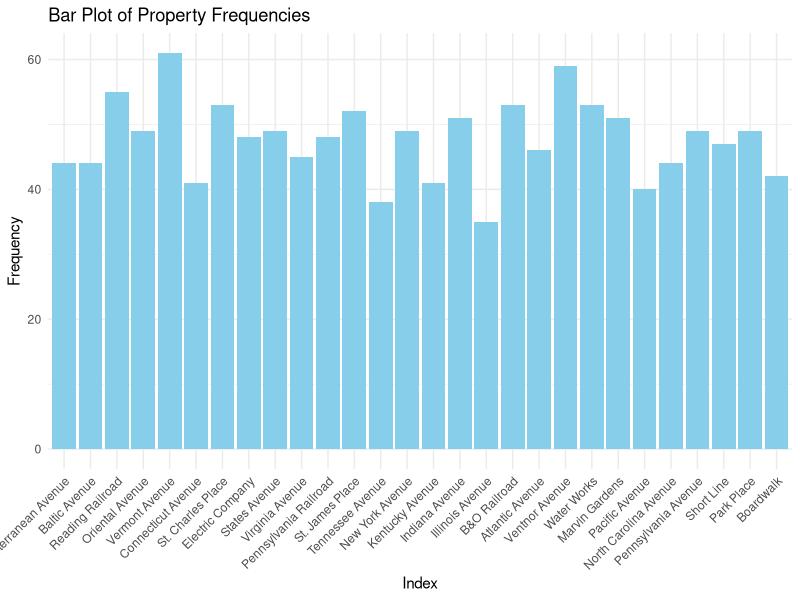
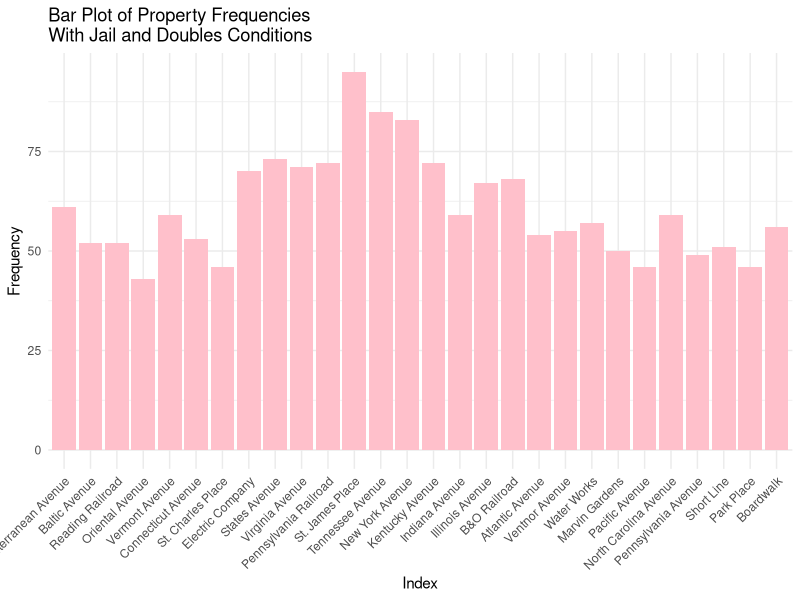
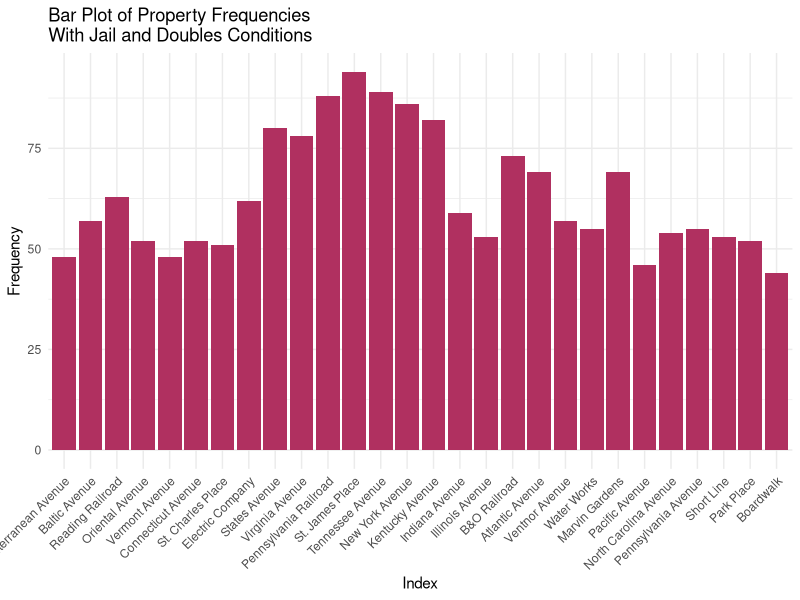

Here is the R script that generated these plots, in order:
## ---- chunk 1
knitr::opts_chunk$set(echo = TRUE)
## ---- chunk 2
# Word docx in repository
## ---- chunk 3
dice_1 <- function() {
  sample(1:6, 1)
}

dice_2 <- function() {
  sample(1:6, 1)
}

property_sum_10games <- c(0, 0, 0, 0, 0, 0, 0, 0, 0, 0, 0, 0, 0, 0, 0, 0, 0, 0, 0, 0, 0, 0, 0, 0, 0, 0, 0, 0)

for (game in 1:10) {
  game_board <- c(0, 0, 0, 0, 0, 0, 0, 0, 0, 0, 0, 0, 0, 0, 0, 0, 0, 0, 0, 0, 0, 0, 0, 0, 0, 0, 0, 0, 0, 0, 0, 0, 0, 0, 0, 0, 0, 0, 0, 0)

  players <- list(
    player1 <- 0,
    player2 <- 0,
    player3 <- 0,
    player4 <- 0
  )

  for (i in 1:50) {
    for (j in 1:4) {
      dice_total <- dice_1() + dice_2()
      players[[j]] <- (players[[j]] + dice_total) %% 41
      game_board[players[[j]]] <- game_board[players[[j]]] + 1
    }
  }

  properties <- game_board[c(2, 4, 6, 7, 9, 10, 12, 13, 14, 15, 16, 17, 19, 20, 22, 24, 25, 26, 27, 28, 29, 30, 32, 33, 35, 36, 38, 40)]
  
  property_sum_10games <- property_sum_10games + properties
}  

names(property_sum_10games) <- c("Mediterranean Avenue", "Baltic Avenue", "Reading Railroad", "Oriental Avenue", "Vermont Avenue", "Connecticut Avenue", "St. Charles Place", "Electric Company", "States Avenue", "Virginia Avenue", "Pennsylvania Railroad", "St. James Place", "Tennessee Avenue", "New York Avenue", "Kentucky Avenue", "Indiana Avenue", "Illinois Avenue", "B&O Railroad", "Atlantic Avenue", "Ventnor Avenue", "Water Works", "Marvin Gardens", "Pacific Avenue", "North Carolina Avenue", "Pennsylvania Avenue", "Short Line", "Park Place", "Boardwalk")

library(ggplot2)

prop_freq1 <- data.frame(
  property = factor(names(property_sum_10games), levels = names(property_sum_10games)),
  frequency = property_sum_10games
)

ggplot(prop_freq1, aes(x = property, y = frequency)) +
  geom_bar(stat = "identity", fill = "skyblue") +
  labs(x = "Index", y = "Frequency", title = "Bar Plot of Property Frequencies") +
  theme_minimal() +
  theme(axis.text.x = element_text(angle = 45, hjust = 1))
## ---- chunk 4
property_sum_10games_jail <- c(0, 0, 0, 0, 0, 0, 0, 0, 0, 0, 0, 0, 0, 0, 0, 0, 0, 0, 0, 0, 0, 0, 0, 0, 0, 0, 0, 0)

for (game in 1:10) {
  game_board <- c(0, 0, 0, 0, 0, 0, 0, 0, 0, 0, 0, 0, 0, 0, 0, 0, 0, 0, 0, 0, 0, 0, 0, 0, 0, 0, 0, 0, 0, 0, 0, 0, 0, 0, 0, 0, 0, 0, 0, 0)

  players <- list( # Store players as a list of data frames with their information
    player1 <- data.frame(
      location = 0, # Location on the board (integer)
      double_rolls = 0, # Number of times doubles have been rolled consecutively (integer)
      jail = FALSE, # Is the player in jail? (boolean)
      jail_rolls = 0), # Number of times a player has rolled while in jail (integer)
    player2 <- data.frame(
      location = 0,
      double_rolls = 0,
      jail = FALSE,
      jail_rolls = 0),
    player3 <- data.frame(
      location = 0,
      double_rolls = 0,
      jail = FALSE,
      jail_rolls = 0),
    player4 <- data.frame(
      location = 0,
      double_rolls = 0,
      jail = FALSE,
      jail_rolls = 0)
  )

  for (i in 1:50) { # Each player has 50 turns
    for (j in 1:4) { # Players take turns in order
      if (players[[j]]$jail == TRUE) { # If the player is in jail...
        d1 = dice_1()
        d2 = dice_2()
        jail_rolls <- jail_rolls + 1
        
        if (d1 == d2 || players[[j]]$jail_rolls == 3) { # If the player rolls doubles or has been in jail for 3 turns, then they get out
          jail = FALSE
          players[[j]]$jail_rolls <- 0
          dice_total <- dice_1() + dice_2()
          players[[j]]$location <- (players[[j]]$location + dice_total) %% 41
          game_board[players[[j]]$location] <- game_board[players[[j]]$location] + 1
        }
        
      } else { # If the player is not in jail...
        d1 = dice_1()
        d2 = dice_2()
        dice_total <- dice_1() + dice_2()
        players[[j]]$location <- (players[[j]]$location + dice_total) %% 41
        game_board[players[[j]]$location] <- game_board[players[[j]]$location] + 1
        
        if (players[[j]]$location == 31) { # Player landed on "Go to jail"
          players[[j]]$location <- 11
          jail = TRUE
        } else if (d1 == d2) { # Player rolled doubles on their first roll
          players[[j]]$double_rolls = players[[j]]$double_rolls + 1
        }
        
        while (players[[j]]$double_rolls > 0 & players[[j]]$double_rolls < 3) { # Player rolls again if they got doubles
          d1 = dice_1()
          d2 = dice_2()
          dice_total <- dice_1() + dice_2()
          players[[j]]$location <- (players[[j]]$location + dice_total) %% 41
          game_board[players[[j]]$location] <- game_board[players[[j]]$location] + 1
          
          if (d1 == d2) { # Increment the player's number of consecutive doubles rolls
            players[[j]]$double_rolls = players[[j]]$double_rolls + 1
          }
        }
        
        if (players[[j]]$double_rolls == 3) { # If player rolls double 3 times in a row, then they go to jail
          players[[j]]$location <- 11
          jail = TRUE
        }
      }
    }  
  }    

  properties <- game_board[c(2, 4, 6, 7, 9, 10, 12, 13, 14, 15, 16, 17, 19, 20, 22, 24, 25, 26, 27, 28, 29, 30, 32, 33, 35, 36, 38, 40)]
  
  property_sum_10games_jail <- property_sum_10games_jail + properties
}  

names(property_sum_10games_jail) <- c("Mediterranean Avenue", "Baltic Avenue", "Reading Railroad", "Oriental Avenue", "Vermont Avenue", "Connecticut Avenue", "St. Charles Place", "Electric Company", "States Avenue", "Virginia Avenue", "Pennsylvania Railroad", "St. James Place", "Tennessee Avenue", "New York Avenue", "Kentucky Avenue", "Indiana Avenue", "Illinois Avenue", "B&O Railroad", "Atlantic Avenue", "Ventnor Avenue", "Water Works", "Marvin Gardens", "Pacific Avenue", "North Carolina Avenue", "Pennsylvania Avenue", "Short Line", "Park Place", "Boardwalk")

library(ggplot2)

prop_freq2 <- data.frame(
  property = factor(names(property_sum_10games_jail), levels = names(property_sum_10games_jail)),
  frequency = property_sum_10games_jail
)

ggplot(prop_freq2, aes(x = property, y = frequency)) +
  geom_bar(stat = "identity", fill = "pink") +
  labs(x = "Index", y = "Frequency", title = "Bar Plot of Property Frequencies\nWith Jail and Doubles Conditions") +
  theme_minimal() +
  theme(axis.text.x = element_text(angle = 45, hjust = 1))
## ---- chunk 5
# Chance function
chance <- function() {
  card <- sample(1:16, 1)
  if (card == 1) {
    players[[j]]$location <- 40 # Advance to Boardwalk
  } else if (card == 2) {
    players[[j]]$location <- 1 # Advance to Go
  } else if (card == 3) {
    players[[j]]$location <- 25 # Advance to Illinois Ave
  } else if (card == 4) {
    players[[j]]$location <- 12 # Advance to St. Charles Place
  } else if (card == 5 || card == 6) { # Advance to the nearest railroad
    if (players[[j]]$location == 37) {
      players[[j]]$location <- 6 # Advance to Reading Railroad
    } else if (players[[j]]$location == 8) {
      players[[j]]$location <- 16 # Advance to Pennsylvania Railroad
    } else if (players[[j]]$location == 23) {
      players[[j]]$location <- 26 # Advance to B&O Railroad
    } # Short Line doesn't apply here
  } else if (card == 7) { # Advance to the nearest utility
    if (players[[j]]$location == 8 || players[[j]]$location == 37) {
      players[[j]]$location <- 13 # Advance to Electric Company
    } else if (players[[j]]$location == 23) {
      players[[j]]$location <- 29 # Advance to Water Works
    }
  } else if (card == 8) {
    players[[j]]$location <- players[[j]]$location - 3 # Move backwards 3 places
  } else if (card == 9) {
    players[[j]]$location <- 11 # Go to jail
    players[[j]]$jail == TRUE
  } else if (card == 10) {
    players[[j]]$location <- 6 # Advance to Reading Railroad
  } 
 }

# Simulation with the chance function and jail conditions
property_sum_10games_chance <- c(0, 0, 0, 0, 0, 0, 0, 0, 0, 0, 0, 0, 0, 0, 0, 0, 0, 0, 0, 0, 0, 0, 0, 0, 0, 0, 0, 0)

for (game in 1:10) {
  game_board <- c(0, 0, 0, 0, 0, 0, 0, 0, 0, 0, 0, 0, 0, 0, 0, 0, 0, 0, 0, 0, 0, 0, 0, 0, 0, 0, 0, 0, 0, 0, 0, 0, 0, 0, 0, 0, 0, 0, 0, 0)

  players <- list(
    player1 <- data.frame(
      location = 0,
      double_rolls = 0,
      jail = FALSE,
      jail_rolls = 0),
    player2 <- data.frame(
      location = 0,
      double_rolls = 0,
      jail = FALSE,
      jail_rolls = 0),
    player3 <- data.frame(
      location = 0,
      double_rolls = 0,
      jail = FALSE,
      jail_rolls = 0),
    player4 <- data.frame(
      location = 0,
      double_rolls = 0,
      jail = FALSE,
      jail_rolls = 0)
  )

  for (i in 1:50) {
    for (j in 1:4) {
      if (players[[j]]$jail == TRUE) {
        d1 = dice_1()
        d2 = dice_2()
        jail_rolls <- jail_rolls + 1
        
        if (d1 == d2 || players[[j]]$jail_rolls == 3) {
          jail = FALSE
          players[[j]]$jail_rolls <- 0
          dice_total <- dice_1() + dice_2()
          players[[j]]$location <- (players[[j]]$location + dice_total) %% 41
          if (players[[j]]$location == 8 || players[[j]]$location == 23 || players[[j]]$location == 37) {
            game_board[players[[j]]$location] <- game_board[players[[j]]$location] + 1
            chance()
          }
          game_board[players[[j]]$location] <- game_board[players[[j]]$location] + 1
        }
        
      } else {
        d1 = dice_1()
        d2 = dice_2()
        dice_total <- dice_1() + dice_2()
        players[[j]]$location <- (players[[j]]$location + dice_total) %% 41
        if (players[[j]]$location == 8 || players[[j]]$location == 23 || players[[j]]$location == 37) {
            game_board[players[[j]]$location] <- game_board[players[[j]]$location] + 1
            chance()
          }
        game_board[players[[j]]$location] <- game_board[players[[j]]$location] + 1
        
        if (players[[j]]$location == 31) {
          players[[j]]$location <- 11
          jail = TRUE
        } else if (d1 == d2) {
          players[[j]]$double_rolls = players[[j]]$double_rolls + 1
        }
        
        while (players[[j]]$double_rolls > 0 & players[[j]]$double_rolls < 3) {
          d1 = dice_1()
          d2 = dice_2()
          dice_total <- dice_1() + dice_2()
          players[[j]]$location <- (players[[j]]$location + dice_total) %% 41
          if (players[[j]]$location == 8 || players[[j]]$location == 23 || players[[j]]$location == 37) {
            game_board[players[[j]]$location] <- game_board[players[[j]]$location] + 1
            chance()
          }
          game_board[players[[j]]$location] <- game_board[players[[j]]$location] + 1
          
          if (d1 == d2) {
            players[[j]]$double_rolls = players[[j]]$double_rolls + 1
          }
        }
        
        if (players[[j]]$double_rolls == 3) {
          players[[j]]$location <- 11
          jail = TRUE
        }
      }
    }  
  }    

  properties <- game_board[c(2, 4, 6, 7, 9, 10, 12, 13, 14, 15, 16, 17, 19, 20, 22, 24, 25, 26, 27, 28, 29, 30, 32, 33, 35, 36, 38, 40)]
  
  property_sum_10games_chance <- property_sum_10games_chance + properties
}  

names(property_sum_10games_chance) <- c("Mediterranean Avenue", "Baltic Avenue", "Reading Railroad", "Oriental Avenue", "Vermont Avenue", "Connecticut Avenue", "St. Charles Place", "Electric Company", "States Avenue", "Virginia Avenue", "Pennsylvania Railroad", "St. James Place", "Tennessee Avenue", "New York Avenue", "Kentucky Avenue", "Indiana Avenue", "Illinois Avenue", "B&O Railroad", "Atlantic Avenue", "Ventnor Avenue", "Water Works", "Marvin Gardens", "Pacific Avenue", "North Carolina Avenue", "Pennsylvania Avenue", "Short Line", "Park Place", "Boardwalk")

# Plot
library(ggplot2)

prop_freq2 <- data.frame(
  property = factor(names(property_sum_10games_chance), levels = names(property_sum_10games_chance)),
  frequency = property_sum_10games_chance
)

ggplot(prop_freq2, aes(x = property, y = frequency)) +
  geom_bar(stat = "identity", fill = "maroon") +
  labs(x = "Index", y = "Frequency", title = "Bar Plot of Property Frequencies\nWith Jail and Doubles Conditions") +
  theme_minimal() +
  theme(axis.text.x = element_text(angle = 45, hjust = 1))
## ---- chunk 6
# Simulation with the Chance function
chance <- function() {
  card <- sample(1:16, 1)
  old_location <- players[[j]]$location
  new_location <- players[[j]]$location
   if (card == 1) {
    players[[j]]$location <- 40 # Advance to Boardwalk
    new_location <- players[[j]]$location
  } else if (card == 2) {
    players[[j]]$location <- 1 # Advance to Go
    new_location <- players[[j]]$location
  } else if (card == 3) {
    players[[j]]$location <- 25 # Advance to Illinois Ave
    new_location <- players[[j]]$location
  } else if (card == 4) {
    players[[j]]$location <- 12 # Advance to St. Charles Place
    new_location <- players[[j]]$location
  } else if (card == 5 || card == 6) { # Advance to the nearest railroad
    if (players[[j]]$location == 37) {
      players[[j]]$location <- 6 # Advance to Reading Railroad
      new_location <- players[[j]]$location
    } else if (players[[j]]$location == 8) {
      players[[j]]$location <- 16 # Advance to Pennsylvania Railroad
      new_location <- players[[j]]$location
    } else if (players[[j]]$location == 23) {
      players[[j]]$location <- 26 # Advance to B&O Railroad
      new_location <- players[[j]]$location
    } 
  } else if (card == 7) { # Advance to the nearest utility
    if (players[[j]]$location == 8 || players[[j]]$location == 37) {
      players[[j]]$location <- 13 # Advance to Electric Company
      new_location <- players[[j]]$location
    } else if (players[[j]]$location == 23) {
      players[[j]]$location <- 29 # Advance to Water Works
      new_location <- players[[j]]$location
    }
  } else if (card == 8) {
    players[[j]]$location <- players[[j]]$location - 3 # Move backwards 3 places
    new_location <- players[[j]]$location
  } else if (card == 9) {
    players[[j]]$location <- 11 # Go to jail
    players[[j]]$jail == TRUE
    new_location <- players[[j]]$location
  } else if (card == 10) {
    players[[j]]$location <- 6 # Advance to Reading Railroad
    new_location <- players[[j]]$location
  } 

  if (new_location < old_location && card %in% c(3,4,10)) {
    players[[j]]$money <- players[[j]]$money + 200 # Passing Go for cards 3, 4, and 10
  }
  
    else if (card == 11) {
      players[[j]]$money <- players[[j]]$money + 50 # Bank pays you $50
    }
    else if (card == 12) {
      players[[j]]$get_out_of_jail_free == TRUE # Get out of jail free card
    }
    else if (card == 13) {
      players[[j]]$money <- players[[j]]$money - 15 # Speeding fine $15
      # Add to free parking
    }
    else if (card == 14) {
      players[[j]]$money <- players[[j]]$money - 50 * (length(players) - 1)
        for (k in 1:length(players)) {
          if (k != j) {
            players[[k]]$money <- players[[k]]$money + 50 # Elected Chairman of the Board; pay each player $50
          }
        }
    }
    else if (card == 15) {
      players[[j]]$money <- players[[j]]$money + 150 # Building loan matures; collect $150
      
      # Card 16 is paying for houses and hotels -- doesn't apply here
    }
}

# Community Chest Cards Function
chest_positions <- c(3, 18, 34)
chest <- function() {
  chest_card <- sample(1:15, 1)
  if (players[[j]]$location %in% chest_positions) {
    if (chest_card == 1) {
      players[[j]]$location <- 1 # Advance to Go (Collect $200)
      players[[j]]$money <- players[[j]]$money + 200
    } else if (chest_card == 2) {
      players[[j]]$money <- players[[j]]$money + 200 # Bank error in your favor. Collect $200
    } else if (chest_card == 3) {
      players[[j]]$money <- players[[j]]$money - 50 # Doctor’s fee. Pay $50
      # Add to free parking
    } else if (chest_card == 4) {
      players[[j]]$money <- players[[j]]$money + 50 # From sale of stock you get $50
    } else if (chest_card == 5) {
      players[[j]]$get_out_of_jail_free == TRUE # Get Out of Jail Free
    } else if (chest_card == 6) {
      players[[j]]$jail == TRUE # Go to Jail. Go directly to jail, do not pass Go, do not collect $200
    } else if (chest_card == 7) {
      players[[j]]$money <- players[[j]]$money + 100 # Holiday fund matures. Receive $100
    } else if (chest_card == 8) {
      players[[j]]$money <- players[[j]]$money + 20 # Income tax refund. Collect $20
    } else if (chest_card == 9) {
      players[[j]]$money <- players[[j]]$money + 10 * (length(players) - 1) # It is your birthday. Collect $10 from every player
        for (k in 1:length(players)) {
          if (k != j) {
            players[[k]]$money <- players[[k]]$money - 10
        }
      }
    } else if (chest_card == 10) {
      players[[j]]$money <- players[[j]]$money + 100 # Life insurance matures. Collect $100
    } else if (chest_card == 11) {
      players[[j]]$money <- players[[j]]$money - 100 # Pay hospital fees of $100
      # Add to free parking
    } else if (chest_card == 12) {
      players[[j]]$money <- players[[j]]$money - 50 # Pay school fees of $50
      # Add to free parking
    } else if (chest_card == 13) {
      players[[j]]$money <- players[[j]]$money - 25 # Receive $25 consultancy fee
      # Add to free parking
    } else if (chest_card == 14) {
      players[[j]]$money <- players[[j]]$money + 10 # You have won second prize in a beauty contest. Collect $10
    } else if (chest_card == 15) {
      players[[j]]$money <- players[[j]]$money + 100 # You inherit $100
    }
      # Card 16 is paying for houses and hotels -- doesn't apply here
  }
}
